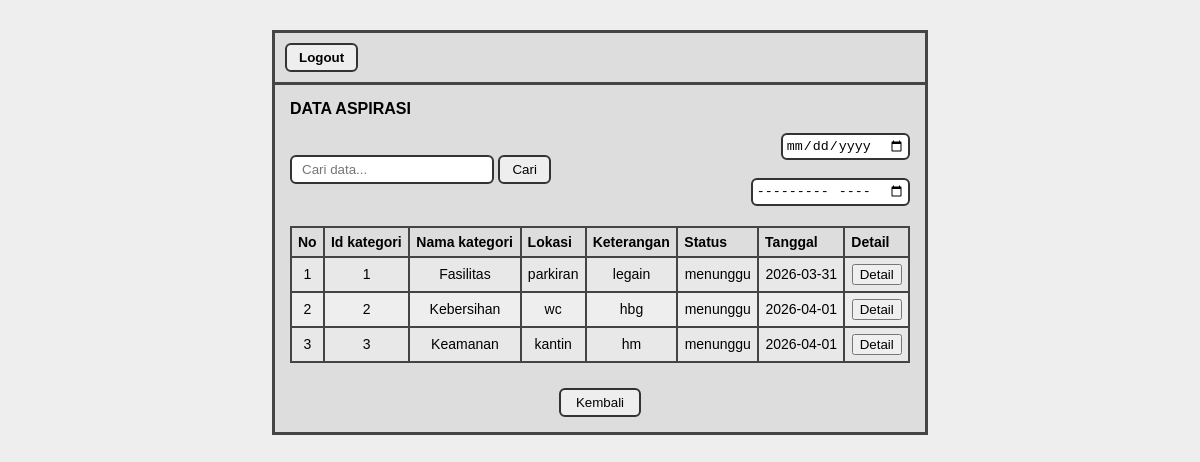
The app's page /rhayi.ukk/admin/data-pengaduan.php with its own data.
### tables this page shows
CREATE TABLE `tb_aspirasi` (
  `id_pelaporan` int(11) NOT NULL,
  `nis` varchar(225) NOT NULL,
  `id_kategori` int(11) NOT NULL,
  `lokasi` varchar(225) NOT NULL,
  `ket` varchar(225) NOT NULL,
  `status` enum('menunggu','proses','selesai') NOT NULL DEFAULT 'menunggu',
  `feedback` varchar(225) DEFAULT NULL,
  `tanggal` date NOT NULL
);

CREATE TABLE `tb_kategori` (
  `id_kategori` int(11) NOT NULL,
  `ket_kategori` varchar(225) NOT NULL
);

### rhayi.ukk/admin/data-pengaduan.php (the view, shortened to what this page needs)
<!DOCTYPE html>
<html lang="en">
<head>
<link rel="stylesheet" href="https://cdn.datatables.net/1.13.8/css/jquery.dataTables.min.css">
</head>
<body>
<?php
$koneksi = mysqli_connect("localhost", "root", "", "ujikom_12rpl2_rhayi");
$no = 1;
$tanggal = $_GET['tanggal'] ?? '';
$bulan   = $_GET['bulan'] ?? '';
$where = "WHERE 1=1";
$where .= " AND tb_aspirasi.status!='Selesai'";
$query = mysqli_query($koneksi, "SELECT tb_aspirasi.*, tb_kategori.ket_kategori
FROM tb_aspirasi
LEFT JOIN tb_kategori
ON tb_aspirasi.id_kategori = tb_kategori.id_kategori
$where");
?>
<div class="wrapper">
<div class="top">
    <a href="logout.php">
        <button class="logout-btn">Logout</button>
    </a>
</div>
<div class="judul">DATA ASPIRASI</div>
<div class="filter">
<div>
<input id="customSearch" class="cari" placeholder="Cari data...">
<button type="button" id="btnCari">Cari</button>
</div>
<div>
<form method="GET" style="text-align:right">
<input type="date" name="tanggal" class="tanggal" value="<?= $tanggal ?>" onchange="this.form.submit()"><br>
<input type="month" name="bulan" class="tanggal" value="<?= $bulan ?>" onchange="this.form.submit()">
</form>
</div>
</div>
<div class="table-box">
<table id="datatable" class="display">
<thead>
<tr>
<th>No</th>
<th>Id kategori</th>
<th>Nama kategori</th>
<th>Lokasi</th>
<th>Keterangan</th>
<th>Status</th>
<th>Tanggal</th>
<th>Detail</th>
</tr>
</thead>
<tbody>
<?php while ($data = mysqli_fetch_assoc($query)) { ?>
<tr>
<td><?= $no++ ?></td>
<td><?= $data['id_kategori'] ?></td>
<td><?= $data['ket_kategori'] ?></td>
<td><?= $data['lokasi'] ?></td>
<td><?= $data['ket'] ?></td>
<td><?= $data['status'] ?></td>
<td><?= $data['tanggal'] ?></td>
<td>
<a href="detail-pengaduan.php?id=<?= $data['id_pelaporan'] ?>">
<button>Detail</button>
</a>
</td>
</tr>
<?php } ?>
</tbody>
</table>
</div>
<div class="footer">
<a href="dashboard-admin.php"><button class="back">Kembali</button></a>
</div>
</div>
</body>
</html>

### rhayi.ukk/admin/data-pengaduan.php (style rules this page uses)
body { background:#eee; font-family: Arial, Helvetica, sans-serif; }
.wrapper { width:650px; margin:30px auto; border:3px solid #444; background:#ddd; }
.top { border-bottom:3px solid #444; padding:10px; }
.logout-btn { padding:5px 12px; border:2px solid #333; border-radius:6px; background:#eee; font-weight:bold; }
.judul { font-weight:bold; padding:15px; }
.filter { display:flex; justify-content:space-between; align-items:center; padding:0 15px 10px 15px; }
.cari { border:2px solid #333; border-radius:6px; padding:5px 10px; width:180px; }
#btnCari { padding:5px 12px; border:2px solid #333; border-radius:6px; background:#eee; cursor:pointer; }
.tanggal { border:2px solid #333; border-radius:6px; padding:3px; }
.table-box { padding:10px 15px; overflow-x:auto; }
table.dataTable { width:100% !important; border-collapse:collapse !important; background:#eee; }
table.dataTable th, table.dataTable td { border:2px solid #444 !important; padding:6px !important; text-align:center; }
table.dataTable thead th { background:#ddd !important; }
th, td { border:2px solid #444; padding:6px; font-size:14px; text-align:center; }
th { background:#ddd; }
.footer { text-align:center; padding:15px; }
.back { padding:5px 15px; border:2px solid #333; border-radius:6px; background:#eee; }

### records on screen
tb_aspirasi: id_kategori "1", id_kategori.ket_kategori "Fasilitas", lokasi "parkiran", ket "legain", status "menunggu", tanggal "2026-03-31"
tb_aspirasi: id_kategori "2", id_kategori.ket_kategori "Kebersihan", lokasi "wc", ket "hbg", status "menunggu", tanggal "2026-04-01"
tb_aspirasi: id_kategori "3", id_kategori.ket_kategori "Keamanan", lokasi "kantin", ket "hm", status "menunggu", tanggal "2026-04-01"
